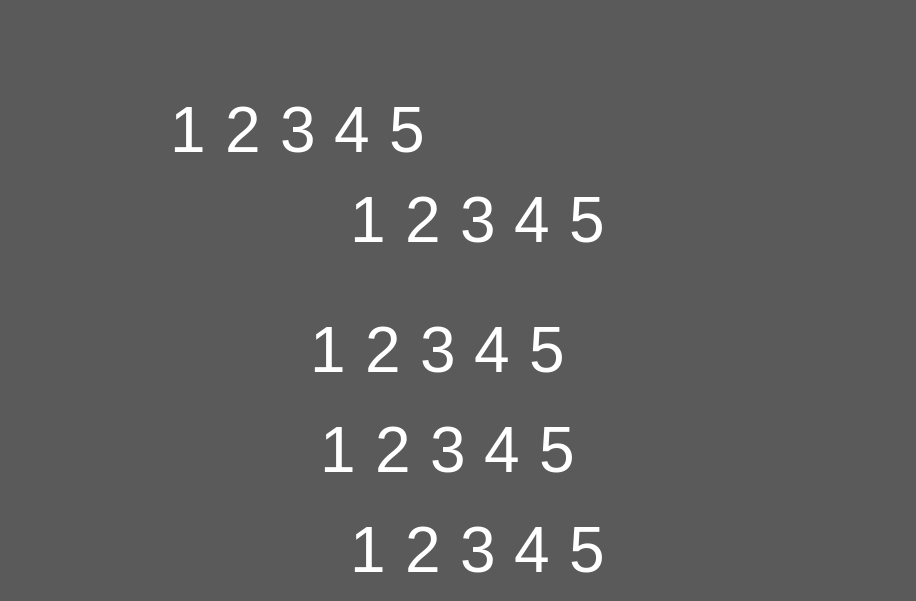
<?xml version="1.0" encoding="UTF-8"?>
<ui version="4.0">
 <class>mainWindow</class>
 <widget class="QMainWindow" name="mainWindow">
  <property name="geometry">
   <rect>
    <x>0</x>
    <y>0</y>
    <width>916</width>
    <height>601</height>
   </rect>
  </property>
  <property name="windowTitle">
   <string>Pdfize</string>
  </property>
  <property name="styleSheet">
   <string notr="true">*:disabled {
	background-color:rgb(30, 30, 30);	
	color: rgb(127, 127, 127);
}
*{
	background-color: rgb(90, 90, 90);
	color: white;
}
QLabel:disabled {
	background-color: rgb(90, 90, 90);
}
QGroupBox{
	border: 1px solid rgb(70, 70, 70);
	margin-top: 1em;
	color: rgb(255, 255, 255);
}
QGroupBox:disabled {
	background-color: rgb(90, 90, 90);
}
QGroupBox::title {
	background-color: rgb(90, 90, 90);
    	top: -0.8em;
    	left: 1em;
}
QMenu::item{
	background-color: rgb(90, 90, 90);
	color: white;
}

QMenuBar::item:selected{
	color: cyan;
}
QMenu::item:selected {
	color: cyan;
}
</string>
  </property>
  <widget class="QWidget" name="centralwidget">
   <widget class="QWidget" name="horizontalLayoutWidget">
    <property name="geometry">
     <rect>
      <x>170</x>
      <y>90</y>
      <width>268</width>
      <height>80</height>
     </rect>
    </property>
    <layout class="QHBoxLayout" name="horizontalLayout">
     <item>
      <widget class="QLabel" name="label_1">
       <property name="font">
        <font>
         <family>Arial</family>
         <pointsize>48</pointsize>
        </font>
       </property>
       <property name="text">
        <string>1</string>
       </property>
      </widget>
     </item>
     <item>
      <widget class="QLabel" name="label_2">
       <property name="font">
        <font>
         <family>Arial</family>
         <pointsize>48</pointsize>
        </font>
       </property>
       <property name="text">
        <string>2</string>
       </property>
      </widget>
     </item>
     <item>
      <widget class="QLabel" name="label_3">
       <property name="font">
        <font>
         <family>Arial</family>
         <pointsize>48</pointsize>
        </font>
       </property>
       <property name="text">
        <string>3</string>
       </property>
      </widget>
     </item>
     <item>
      <widget class="QLabel" name="label_4">
       <property name="font">
        <font>
         <family>Arial</family>
         <pointsize>48</pointsize>
        </font>
       </property>
       <property name="text">
        <string>4</string>
       </property>
      </widget>
     </item>
     <item>
      <widget class="QLabel" name="label_5">
       <property name="font">
        <font>
         <family>Arial</family>
         <pointsize>48</pointsize>
        </font>
       </property>
       <property name="text">
        <string>5</string>
       </property>
      </widget>
     </item>
    </layout>
   </widget>
   <widget class="QWidget" name="horizontalLayoutWidget_2">
    <property name="geometry">
     <rect>
      <x>350</x>
      <y>180</y>
      <width>268</width>
      <height>80</height>
     </rect>
    </property>
    <layout class="QHBoxLayout" name="horizontalLayout_2">
     <item>
      <widget class="QLabel" name="label_6">
       <property name="font">
        <font>
         <family>Arial</family>
         <pointsize>48</pointsize>
        </font>
       </property>
       <property name="text">
        <string>1</string>
       </property>
      </widget>
     </item>
     <item>
      <widget class="QLabel" name="label_7">
       <property name="font">
        <font>
         <family>Arial</family>
         <pointsize>48</pointsize>
        </font>
       </property>
       <property name="text">
        <string>2</string>
       </property>
      </widget>
     </item>
     <item>
      <widget class="QLabel" name="label_8">
       <property name="font">
        <font>
         <family>Arial</family>
         <pointsize>48</pointsize>
        </font>
       </property>
       <property name="text">
        <string>3</string>
       </property>
      </widget>
     </item>
     <item>
      <widget class="QLabel" name="label_9">
       <property name="font">
        <font>
         <family>Arial</family>
         <pointsize>48</pointsize>
        </font>
       </property>
       <property name="text">
        <string>4</string>
       </property>
      </widget>
     </item>
     <item>
      <widget class="QLabel" name="label_10">
       <property name="font">
        <font>
         <family>Arial</family>
         <pointsize>48</pointsize>
        </font>
       </property>
       <property name="text">
        <string>5</string>
       </property>
      </widget>
     </item>
    </layout>
   </widget>
   <widget class="QWidget" name="horizontalLayoutWidget_3">
    <property name="geometry">
     <rect>
      <x>310</x>
      <y>310</y>
      <width>268</width>
      <height>80</height>
     </rect>
    </property>
    <layout class="QHBoxLayout" name="horizontalLayout_3">
     <item>
      <widget class="QLabel" name="label_11">
       <property name="font">
        <font>
         <family>Arial</family>
         <pointsize>48</pointsize>
        </font>
       </property>
       <property name="text">
        <string>1</string>
       </property>
      </widget>
     </item>
     <item>
      <widget class="QLabel" name="label_12">
       <property name="font">
        <font>
         <family>Arial</family>
         <pointsize>48</pointsize>
        </font>
       </property>
       <property name="text">
        <string>2</string>
       </property>
      </widget>
     </item>
     <item>
      <widget class="QLabel" name="label_13">
       <property name="font">
        <font>
         <family>Arial</family>
         <pointsize>48</pointsize>
        </font>
       </property>
       <property name="text">
        <string>3</string>
       </property>
      </widget>
     </item>
     <item>
      <widget class="QLabel" name="label_14">
       <property name="font">
        <font>
         <family>Arial</family>
         <pointsize>48</pointsize>
        </font>
       </property>
       <property name="text">
        <string>4</string>
       </property>
      </widget>
     </item>
     <item>
      <widget class="QLabel" name="label_15">
       <property name="font">
        <font>
         <family>Arial</family>
         <pointsize>48</pointsize>
        </font>
       </property>
       <property name="text">
        <string>5</string>
       </property>
      </widget>
     </item>
    </layout>
   </widget>
   <widget class="QWidget" name="horizontalLayoutWidget_4">
    <property name="geometry">
     <rect>
      <x>320</x>
      <y>410</y>
      <width>268</width>
      <height>80</height>
     </rect>
    </property>
    <layout class="QHBoxLayout" name="horizontalLayout_4">
     <item>
      <widget class="QLabel" name="label_16">
       <property name="font">
        <font>
         <family>Arial</family>
         <pointsize>48</pointsize>
        </font>
       </property>
       <property name="text">
        <string>1</string>
       </property>
      </widget>
     </item>
     <item>
      <widget class="QLabel" name="label_17">
       <property name="font">
        <font>
         <family>Arial</family>
         <pointsize>48</pointsize>
        </font>
       </property>
       <property name="text">
        <string>2</string>
       </property>
      </widget>
     </item>
     <item>
      <widget class="QLabel" name="label_18">
       <property name="font">
        <font>
         <family>Arial</family>
         <pointsize>48</pointsize>
        </font>
       </property>
       <property name="text">
        <string>3</string>
       </property>
      </widget>
     </item>
     <item>
      <widget class="QLabel" name="label_19">
       <property name="font">
        <font>
         <family>Arial</family>
         <pointsize>48</pointsize>
        </font>
       </property>
       <property name="text">
        <string>4</string>
       </property>
      </widget>
     </item>
     <item>
      <widget class="QLabel" name="label_20">
       <property name="font">
        <font>
         <family>Arial</family>
         <pointsize>48</pointsize>
        </font>
       </property>
       <property name="text">
        <string>5</string>
       </property>
      </widget>
     </item>
    </layout>
   </widget>
   <widget class="QWidget" name="horizontalLayoutWidget_5">
    <property name="geometry">
     <rect>
      <x>350</x>
      <y>510</y>
      <width>268</width>
      <height>80</height>
     </rect>
    </property>
    <layout class="QHBoxLayout" name="horizontalLayout_5">
     <item>
      <widget class="QLabel" name="label_21">
       <property name="font">
        <font>
         <family>Arial</family>
         <pointsize>48</pointsize>
        </font>
       </property>
       <property name="text">
        <string>1</string>
       </property>
      </widget>
     </item>
     <item>
      <widget class="QLabel" name="label_22">
       <property name="font">
        <font>
         <family>Arial</family>
         <pointsize>48</pointsize>
        </font>
       </property>
       <property name="text">
        <string>2</string>
       </property>
      </widget>
     </item>
     <item>
      <widget class="QLabel" name="label_23">
       <property name="font">
        <font>
         <family>Arial</family>
         <pointsize>48</pointsize>
        </font>
       </property>
       <property name="text">
        <string>3</string>
       </property>
      </widget>
     </item>
     <item>
      <widget class="QLabel" name="label_24">
       <property name="font">
        <font>
         <family>Arial</family>
         <pointsize>48</pointsize>
        </font>
       </property>
       <property name="text">
        <string>4</string>
       </property>
      </widget>
     </item>
     <item>
      <widget class="QLabel" name="label_25">
       <property name="font">
        <font>
         <family>Arial</family>
         <pointsize>48</pointsize>
        </font>
       </property>
       <property name="text">
        <string>5</string>
       </property>
      </widget>
     </item>
    </layout>
   </widget>
  </widget>
  <widget class="QMenuBar" name="menubar">
   <property name="geometry">
    <rect>
     <x>0</x>
     <y>0</y>
     <width>916</width>
     <height>21</height>
    </rect>
   </property>
  </widget>
  <widget class="QStatusBar" name="statusbar"/>
  <action name="actionSettings">
   <property name="text">
    <string>App settings</string>
   </property>
  </action>
  <action name="actionSee_online_help">
   <property name="text">
    <string>See online help</string>
   </property>
  </action>
  <action name="actionSee_offline_help">
   <property name="text">
    <string>See offline help</string>
   </property>
  </action>
 </widget>
 <resources/>
 <connections/>
</ui>
